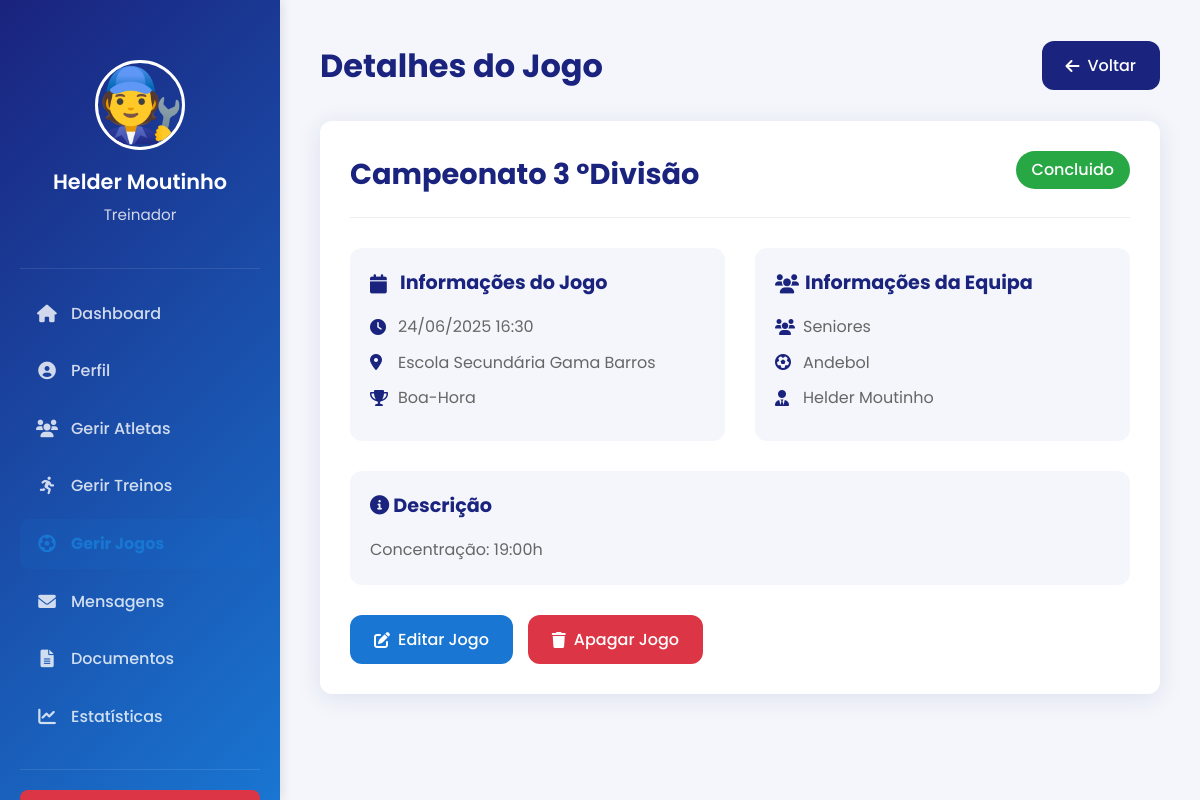
Page /src/ver_jogo.php?id=1 (signed in) on the committed database.
### tables this page shows
CREATE TABLE `users` (
  `id` int(11) NOT NULL,
  `nome` varchar(100) NOT NULL,
  `email` varchar(100) NOT NULL,
  `password_hash` varchar(255) DEFAULT NULL,
  `tipo` varchar(20) DEFAULT NULL,
  `data_registo` timestamp NOT NULL DEFAULT current_timestamp(),
  `status` varchar(20) DEFAULT NULL,
  `data_registro` timestamp NOT NULL DEFAULT current_timestamp(),
  `data_nascimento` date DEFAULT NULL,
  `genero` enum('M','F') DEFAULT NULL,
  `telefone` varchar(9) DEFAULT NULL,
  `nif` varchar(9) DEFAULT NULL,
  `morada` text DEFAULT NULL,
  `foto_perfil` varchar(255) DEFAULT NULL,
  `escalao` varchar(50) DEFAULT NULL,
  `posicao` varchar(50) DEFAULT NULL,
  `numero` int(11) DEFAULT NULL,
  `pe_dominante` varchar(20) DEFAULT NULL,
  `exame_medico_data` date DEFAULT NULL,
  `seguro_desportivo` varchar(50) DEFAULT NULL,
  `numero_socio` int(11) DEFAULT NULL,
  `cip` varchar(20) DEFAULT NULL,
  `modalidade_id` int(11) DEFAULT NULL,
  `escalao_id` int(11) DEFAULT NULL
);

CREATE TABLE `jogos` (
  `id` int(11) NOT NULL,
  `titulo` varchar(255) NOT NULL,
  `escalao_id` int(11) NOT NULL,
  `data_jogo` datetime NOT NULL,
  `local` varchar(255) NOT NULL,
  `adversario` varchar(255) NOT NULL,
  `descricao` text DEFAULT NULL,
  `user_id` int(11) NOT NULL,
  `status` enum('agendado','concluido','cancelado') DEFAULT 'agendado',
  `created_at` timestamp NOT NULL DEFAULT current_timestamp(),
  `updated_at` timestamp NOT NULL DEFAULT current_timestamp() ON UPDATE current_timestamp(),
  `pontuacao_acc` int(11) DEFAULT NULL,
  `pontuacao_adversario` int(11) DEFAULT NULL
);

CREATE TABLE `escaloes` (
  `id` int(11) NOT NULL,
  `nome` varchar(100) NOT NULL,
  `modalidade_id` int(11) NOT NULL,
  `staff_id` int(11) DEFAULT NULL,
  `user_id` int(11) DEFAULT NULL,
  `idade_min` int(11) NOT NULL DEFAULT 0,
  `idade_max` int(11) NOT NULL DEFAULT 0,
  `ativo` tinyint(1) DEFAULT 1
);

CREATE TABLE `modalidades` (
  `id` int(11) NOT NULL,
  `nome` varchar(100) NOT NULL,
  `descricao` varchar(255) DEFAULT NULL,
  `ativo` tinyint(1) DEFAULT 1
);

### src/ver_jogo.php (the view, shortened to what this page needs)
<?php
require_once 'db.php';
$jogo_id = $_GET['id'];
$user_id = $_SESSION['user_id'];
$stmt = $conn->prepare("
    SELECT j.*, e.nome as escalao_nome, m.nome as modalidade_nome, u.nome as user_nome
    FROM jogos j
    JOIN escaloes e ON j.escalao_id = e.id
    JOIN modalidades m ON e.modalidade_id = m.id
    JOIN users u ON j.user_id = u.id
    WHERE j.id = ? AND j.user_id = ?
");
$stmt->bind_param("ii", $jogo_id, $user_id);
$stmt->execute();
$result = $stmt->get_result();
$jogo = $result->fetch_assoc();
$stmt = $conn->prepare("SELECT * FROM users WHERE id = ?");
$stmt->bind_param("i", $user_id);
$stmt->execute();
$result = $stmt->get_result();
$user = $result->fetch_assoc();
?>
<!DOCTYPE html>
<html lang="pt">
<head>
    <link rel="stylesheet" href="dashboard_nav.css">
    <link rel="stylesheet" href="dashboard_atleta.css">
    <link rel="stylesheet" href="https://cdnjs.cloudflare.com/ajax/libs/font-awesome/6.0.0/css/all.min.css">
</head>
<body>
    <div class="dashboard-layout">
        <div class="dashboard-sidebar staff-sidebar">
            <div class="staff-header">
                <img src="<?php
                    if (!empty($user['foto_perfil'])) {
                        echo str_replace('../uploads/', '/uploads/', $user['foto_perfil']);
                    } else {
                        echo '../img/default-avatar.png';
                    }
                ?>" alt="Perfil">
                <h3><?php echo htmlspecialchars($user['nome']); ?></h3>
                <p><?php echo ucfirst($user['tipo']); ?></p>
            </div>
            <div class="staff-menu">
                <a href="dashboard_staff.php" class="menu-item">
                    <i class="fas fa-home"></i> Dashboard
                </a>
                <a href="perfil_staff.php" class="menu-item">
                    <i class="fas fa-user-circle"></i> Perfil
                </a>
                <a href="gerir_atletas.php" class="menu-item">
                    <i class="fas fa-users"></i> Gerir Atletas
                </a>
                <a href="gerir_treinos.php" class="menu-item">
                    <i class="fas fa-running"></i> Gerir Treinos
                </a>
                <a href="gerir_jogos.php" class="menu-item active">
                    <i class="fas fa-futbol"></i> Gerir Jogos
                </a>
                <a href="mensagens_staff.php" class="menu-item">
                    <i class="fas fa-envelope"></i> Mensagens
                </a>
                <a href="documentos_staff.php" class="menu-item">
                    <i class="fas fa-file-alt"></i> Documentos
                </a>
                <a href="estatisticas.php" class="menu-item">
                    <i class="fas fa-chart-line"></i> Estatísticas
                </a>
            </div>
            <div class="logout-section">
                <form action="logout.php" method="post">
                    <button type="submit" class="logout-btn">
                    </button>
                </form>
            </div>
        </div>
        <div class="dashboard-content">
            <div class="page-header">
                <h1>Detalhes do Jogo</h1>
                <a href="gerir_jogos.php" class="back-btn">
                    <i class="fas fa-arrow-left"></i> Voltar
                </a>
            </div>
            <div class="game-details">
                <div class="game-header">
                    <h2 class="game-title"><?php echo htmlspecialchars($jogo['titulo']); ?></h2>
                    <span class="game-status status-<?php echo strtolower($jogo['status']); ?>">
                        <?php echo ucfirst($jogo['status']); ?>
                    </span>
                </div>
                <div class="game-info">
                    <div class="info-group">
                        <h3><i class="fas fa-calendar"></i> Informações do Jogo</h3>
                        <p><i class="fas fa-clock"></i> <?php echo date('d/m/Y H:i', strtotime($jogo['data_jogo'])); ?></p>
                        <p><i class="fas fa-map-marker-alt"></i> <?php echo htmlspecialchars($jogo['local']); ?></p>
                        <p><i class="fas fa-trophy"></i> <?php echo htmlspecialchars($jogo['adversario']); ?></p>
                    </div>
                    <div class="info-group">
                        <h3><i class="fas fa-users"></i> Informações da Equipa</h3>
                        <p><i class="fas fa-users"></i> <?php echo htmlspecialchars($jogo['escalao_nome']); ?></p>
                        <p><i class="fas fa-futbol"></i> <?php echo htmlspecialchars($jogo['modalidade_nome']); ?></p>
                        <p><i class="fas fa-user-tie"></i> <?php echo htmlspecialchars($jogo['user_nome']); ?></p>
                    </div>
                </div>
                <?php if (!empty($jogo['descricao'])): ?>
                <div class="game-description">
                    <h3><i class="fas fa-info-circle"></i> Descrição</h3>
                    <p><?php echo nl2br(htmlspecialchars($jogo['descricao'])); ?></p>
                </div>
                <?php endif; ?>
                <div class="game-actions">
                    <button class="edit-btn" onclick="window.location.href='gerir_jogos.php?edit=<?php echo $jogo['id']; ?>'">
                        <i class="fas fa-edit"></i> Editar Jogo
                    </button>
                    <button class="delete-btn" onclick="if(confirm('Tem certeza que deseja apagar este jogo?')) window.location.href='processar_jogo.php?action=delete&id=<?php echo $jogo['id']; ?>'">
                        <i class="fas fa-trash"></i> Apagar Jogo
                    </button>
                </div>
            </div>
        </div>
    </div>
</body>
</html>

### src/dashboard_nav.css (style rules this page uses)
* { margin: 0; padding: 0; box-sizing: border-box; font-family: 'Poppins', sans-serif; }
body { font-family: 'Inter', Arial, sans-serif; background: #f4f6fb; margin: 0; padding: 0; }
.dashboard-layout { display: flex; min-height: 100vh; }
.dashboard-sidebar { width: 280px; background: linear-gradient(135deg, #1a237e 0%, #1976d2 100%); color: white; padding: 20px; position: fixed; height: 100vh; overflow-y: auto; }
.staff-header { text-align: center; padding: 40px 0; border-bottom: 1px solid rgba(255,255,255,0.1); margin-bottom: 20px; display: flex; flex-direction: column; align-items: center; justify-content: center; }
.staff-header img { width: 90px; height: 90px; border-radius: 50%; border: 3px solid white; margin: auto 0 15px 0; object-fit: cover; display: block; }
.staff-header h3 { font-size: 1.3em; margin: 0 0 5px; font-weight: 600; }
.staff-header p { font-size: 0.95em; color: rgba(255,255,255,0.8); margin: 0; }
.staff-menu { margin-bottom: 20px; }
.menu-item { display: flex; align-items: center; padding: 12px 15px; color: rgba(255,255,255,0.8); text-decoration: none; border-radius: 8px; margin-bottom: 8px; font-weight: 500; transition: all 0.2s; position: relative; }
.menu-item.active { background: rgba(25, 118, 210, 0.15); color: #1976d2; font-weight: bold; }
.menu-item i { width: 24px; margin-right: 12px; font-size: 1.1em; text-align: center; }
.logout-section { margin-top: auto; padding-top: 20px; border-top: 1px solid rgba(255,255,255,0.1); }
.logout-btn { width: 100%; padding: 12px; background: #dc3545; border: none; border-radius: 8px; color: white; font-size: 1em; font-weight: 500; cursor: pointer; transition: all 0.2s; display: flex; align-items: center; justify-content: center; gap: 10px; }
.dashboard-content { margin-left: 280px; padding: 40px 30px 30px 30px; width: calc(100% - 280px); }
.menu-item { animation: slideIn 0.3s ease-out; }

### src/dashboard_atleta.css (style rules this page uses)
:root { --primary-color: #004080; --primary-light: #002b57; --secondary-color: #f4f6fb; --text-dark: #333; --text-light: #666; --white: #fff; --success: #28a745; --danger: #dc3545; --border-radius: 12px; --box-shadow: 0 4px 24px rgba(26,35,126,0.10); --transition: all 0.3s ease; }
* { margin: 0; padding: 0; box-sizing: border-box; font-family: 'Poppins', sans-serif; }
.page-header { margin-bottom: 30px; display: flex; justify-content: space-between; align-items: center; }
.page-header h1 { font-size: 2.1em; color: var(--text-dark); font-weight: 700; margin: 0; }

### rows in the picture
users: foto_perfil (picture), nome "Helder Moutinho", tipo "Treinador"
jogos: titulo "Campeonato 3 ºDivisão", status "Concluido", data_jogo "24/06/2025 16:30", local "Escola Secundária Gama Barros", adversario "Boa-Hora", escalao.nome "Seniores", modalidades.nome "Andebol", user.nome "Helder Moutinho", descricao "Concentração: 19:00h"
